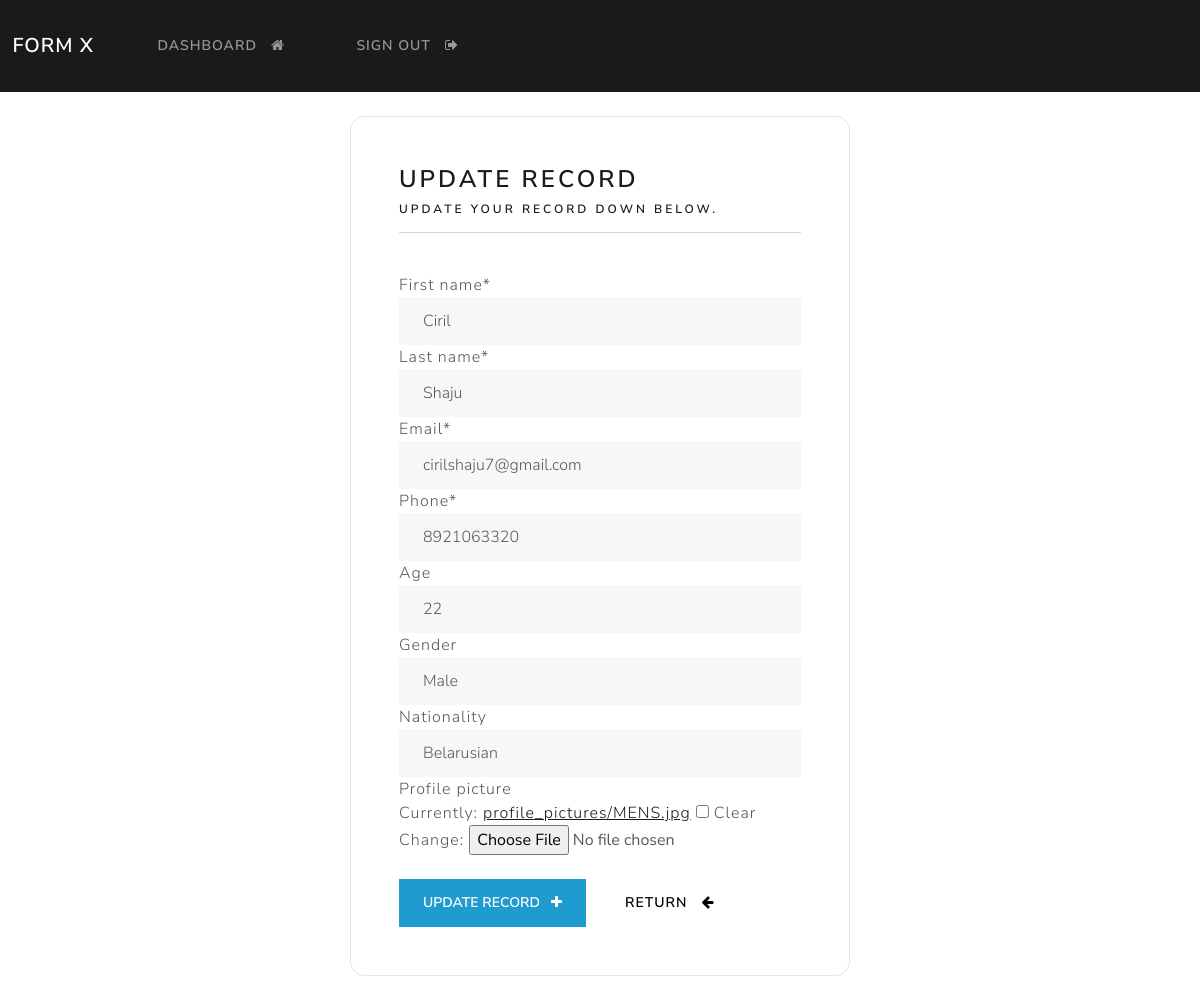
The app's page /update-record/1 (signed in) with its own data.
### webapp/models.py (models this page shows, shortened)
class Record(models.Model):
    creation_date = models.DateTimeField(auto_now_add=True)
    first_name = models.CharField(max_length=100)
    last_name = models.CharField(max_length=100)
    email = models.CharField(max_length=255)
    phone = models.CharField(max_length=20)
    age = models.IntegerField(blank=True,null=True)
    gender = models.CharField(max_length=10, choices=[('male', 'Male'), ('female', 'Female'), ('other', 'Other')], blank=True, null=True)
    NATIONALITIES = [
    ('Afghan', 'Afghan'),
    ('Albanian', 'Albanian'),
    ('Algerian', 'Algerian'),
    ('American', 'American'),
    ('Andorran', 'Andorran'),
    ('Angolan', 'Angolan'),
    ('Antiguan and Barbudan', 'Antiguan and Barbudan'),
    ('Argentine', 'Argentine'),
    ('Armenian', 'Armenian'),
    ('Aruban', 'Aruban'),
    ('Australian', 'Australian'),
    ('Austrian', 'Austrian'),
    ('Azerbaijani', 'Azerbaijani'),
    ('Bahamian', 'Bahamian'),
    ('Bahraini', 'Bahraini'),
    ('Bangladeshi', 'Bangladeshi'),
    ('Barbadian', 'Barbadian'),
    ('Basque', 'Basque'),
    ('Belarusian', 'Belarusian'),
    ('Belgian', 'Belgian'),
    ('Belizean', 'Belizean'),
    ('Beninese', 'Beninese'),
    ('Bermudian', 'Bermudian'),
    ('Bhutanese', 'Bhutanese'),
    ('Bolivian', 'Bolivian'),
    ('Bosniak', 'Bosniak'),
    ('Bosnian and Herzegovinian', 'Bosnian and Herzegovinian'),
    ('Botswana', 'Botswana'),
    ('Brazilian', 'Brazilian'),
    ('Breton', 'Breton'),
    ('British', 'British'),
    ('British Virgin Islander', 'British Virgin Islander'),
    ('Bruneian', 'Bruneian'),
    ('Bulgarian', 'Bulgarian'),
    ('Macedonian Bulgarian', 'Macedonian Bulgarian'),
    ('Burkinabé', 'Burkinabé'),
    ('Burmese', 'Burmese'),
    ('Burundian', 'Burundian'),
    ('Cambodian', 'Cambodian'),
    ('Cameroonian', 'Cameroonian'),
    ('Canadian', 'Canadian'),
    ('Catalan', 'Catalan'),
    ('Cape Verdean', 'Cape Verdean'),
    ('Caymanian', 'Caymanian'),
    ('Chaldean', 'Chaldean'),
    ('Chadian', 'Chadian'),
    ('Chilean', 'Chilean'),
    ('Chinese', 'Chinese'),
    ('Colombian', 'Colombian'),
    ('Comorian', 'Comorian'),
    ('Congolese (DRC)', 'Congolese (DRC)'),
    ('Congolese (RotC)', 'Congolese (RotC)'),
    ('Costa Rican', 'Costa Rican'),
    ('Croat', 'Croat'),
    ('Cuban', 'Cuban'),
    ('Cypriot', 'Cypriot'),
    ('Czech', 'Czech'),
    ('Danish', 'Danish'),
    ('Greenlander', 'Greenlander'),
    ('Djiboutian', 'Djiboutian'),
    ('Dominican (Commonwealth)', 'Dominican (Commonwealth)'),
    ('Dominican (Republic)', 'Dominican (Republic)'),
    ('Dutch', 'Dutch'),
    ('East Timorese', 'East Timorese'),
    ('Ecuadorian', 'Ecuadorian'),
    ('Egyptian', 'Egyptian'),
    ('Emirati', 'Emirati'),
    ('English', 'English'),
    ('Equatoguinean', 'Equatoguinean'),
    ('Eritrean', 'Eritrean'),
    ('Estonian', 'Estonian'),
    ('Ethiopian', 'Ethiopian'),
    ('Falkland Islander', 'Falkland Islander'),
    ('Faroese', 'Faroese'),
    ('Fijian', 'Fijian'),
    ('Finn', 'Finn'),
    ('Finnish Swedish', 'Finnish Swedish'),
    ('Filipino', 'Filipino'),
    ('French citizen', 'French citizen'),
    ('Gabonese', 'Gabonese'),
    ('Gambian', 'Gambian'),
    ('Georgian', 'Georgian'),
    ('German', 'German'),
    ('Baltic German', 'Baltic German'),
    ('Ghanaian', 'Ghanaian'),
    ('Gibraltarian', 'Gibraltarian'),
    ('Greek', 'Greek'),
    ('Greek Macedonian', 'Greek Macedonian'),
    ('Grenadian', 'Grenadian'),
    ('Guatemalan', 'Guatemalan'),
    ('Guianese (French)', 'Guianese (French)'),
    ('Guinean', 'Guinean'),
    ('Guinea-Bissau national', 'Guinea-Bissau national'),
    ('Guyanese', 'Guyanese'),
    ('Haitian', 'Haitian'),
    ('Honduran', 'Honduran'),
    ('Hong Konger', 'Hong Konger'),
    ('Hungarian', 'Hungarian'),
    ('Icelander', 'Icelander'),
    ('I-Kiribati', 'I-Kiribati'),
    ('Indian', 'Indian'),
    ('Indonesian', 'Indonesian'),
    ('Iranian', 'Iranian'),
    ('Iraqi', 'Iraqi'),
    ('Irish', 'Irish'),
    ('Israeli', 'Israeli'),
    ('Italian', 'Italian'),
    ('Ivorian', 'Ivorian'),
    ('Jamaican', 'Jamaican'),
    ('Japanese', 'Japanese'),
    ('Jordanian', 'Jordanian'),
    ('Kazakh', 'Kazakh'),
    ('Kenyan', 'Kenyan'),
    ('Kosovar', 'Kosovar'),
    ('Kuwaiti', 'Kuwaiti'),
    ('Kyrgyz', 'Kyrgyz'),
    ('Lao', 'Lao'),
    ('Latvian', 'Latvian'),
    ('Lebanese', 'Lebanese'),
    ('Liberian', 'Liberian'),
    ('Libyan', 'Libyan'),
    ('Liechtensteiner', 'Liechtensteiner'),
    ('Lithuanian', 'Lithuanian'),
    ('Luxembourger', 'Luxembourger'),
    ('Macao', 'Macao'),
    ('Macedonian', 'Macedonian'),
    ('Malagasy', 'Malagasy'),
    ('Malawian', 'Malawian'),
    ('Malaysian', 'Malaysian'),
    ('Maldivian', 'Maldivian'),
    ('Malian', 'Malian'),
    ('Maltese', 'Maltese'),
    ('Manx', 'Manx'),
    ('Marshallese', 'Marshallese'),
    ('Mauritanian', 'Mauritanian'),
    ('Mauritian', 'Mauritian'),
    ('Mexican', 'Mexican'),
    ('Micronesian', 'Micronesian'),
    ('Moldovan', 'Moldovan'),
    ('Monégasque', 'Monégasque'),
    ('Mongolian', 'Mongolian'),
    ('Montenegrin', 'Montenegrin'),
    ('Moroccan', 'Moroccan'),
    ('Mozambican', 'Mozambican'),
    ('Namibian', 'Namibian'),
    ('Nauruan', 'Nauruan'),
    ('Nepalese', 'Nepalese'),
    ('New Zealander', 'New Zealander'),
    ('Nicaraguan', 'Nicaraguan'),
    ('Nigerien', 'Nigerien'),
    ('Nigerian', 'Nigerian'),
    ('Norwegian', 'Norwegian'),
    ('Omani', 'Omani'),
    ('Pakistani', 'Pakistani'),
    ('Palauan', 'Palauan'),
    ('Palestinian', 'Palestinian'),
    ('Panamanian', 'Panamanian'),
    ('Papua New Guinean', 'Papua New Guinean'),
    ('Paraguayan', 'Paraguayan'),
    ('Peruvian', 'Peruvian'),
    ('Pole', 'Pole'),
    ('Portuguese', 'Portuguese'),
    ('Puerto Rican', 'Puerto Rican'),
    ('Qatari', 'Qatari'),
    ('Quebecer', 'Quebecer'),
    ('Réunionnai', 'Réunionnai'),
    ('Romanian', 'Romanian'),
    ('Russian', 'Russian'),
    ('Baltic Russian', 'Baltic Russian'),
    ('Rwandan', 'Rwandan'),
    ('Saint Kitt and Nevi', 'Saint Kitt and Nevi'),
    ('Saint Lucian', 'Saint Lucian'),
    ('Salvadoran', 'Salvadoran'),
    ('Sammarinese', 'Sammarinese'),
    ('Samoan', 'Samoan'),
    ('São Tomé and Príncipe', 'São Tomé and Príncipe'),
    ('Saudi', 'Saudi'),
    ('Scot', 'Scot'),
    ('Senegalese', 'Senegalese'),
    ('Serb', 'Serb'),
    ('Seychelloi', 'Seychelloi'),
    ('Sierra Leonean', 'Sierra Leonean'),
    ('Singaporean', 'Singaporean'),
    ('Slovak', 'Slovak'),
    ('Slovene', 'Slovene'),
    ('Solomon Islander', 'Solomon Islander'),
    ('Somali', 'Somali'),
    ('Somalilander', 'Somalilander'),
    ('Sotho', 'Sotho'),
    ('South African', 'South African'),
    ('Spaniard', 'Spaniard'),
    ('Sri Lankan', 'Sri Lankan'),
    ('Sudanese', 'Sudanese'),
    ('Surinamese', 'Surinamese'),
    ('Swazi', 'Swazi'),
    ('Swede', 'Swede'),
    ('Swiss', 'Swiss'),
    ('Syriac', 'Syriac'),
    ('Syrian', 'Syrian'),
    ('Taiwanese', 'Taiwanese'),
    ('Tamil', 'Tamil'),
    ('Tajik', 'Tajik'),
    ('Tanzanian', 'Tanzanian'),
    ('Thai', 'Thai'),
    ('Tibetan', 'Tibetan'),
    ('Tobagonian', 'Tobagonian'),
    ('Togolese', 'Togolese'),
    ('Tongan', 'Tongan'),
    ('Trinidadian', 'Trinidadian'),
    ('Tunisian', 'Tunisian'),
    ('Turk', 'Turk'),
    ('Tuvaluan', 'Tuvaluan'),
    ('Ugandan', 'Ugandan'),
    ('Ukrainian', 'Ukrainian'),
    ('Uruguayan', 'Uruguayan'),
    ('Uzbek', 'Uzbek'),
    ('Vanuatuan', 'Vanuatuan'),
    ('Venezuelan', 'Venezuelan'),
    ('Vietnamese', 'Vietnamese'),
    ('Vincentian', 'Vincentian'),
    ('Welsh', 'Welsh'),
    ('Yemeni', 'Yemeni'),
    ('Zambian', 'Zambian'),
    ('Zimbabwean', 'Zimbabwean'),]
    nationality = models.CharField(max_length=125, choices=NATIONALITIES, blank=True, null=True)
    profile_picture = models.ImageField(upload_to='profile_pictures/', blank=True, null=True)

### webapp/views.py (the view)
# urls.py: path('update-record/<int:pk>', views.update_record, name='update-record'),
@login_required(login_url='my-login')
def update_record(request, pk):
    record = Record.objects.get(id=pk)
    form = UpdateRecordForm(instance=record)
    if request.method == 'POST':
        form = UpdateRecordForm(request.POST, instance=record)
        if form.is_valid():
            form.save()
            messages.success(request, "Your record was updated!")
            return redirect("dashboard")
    context = {'form':form}
    return render(request, 'webapp/update-record.html', context=context)

### webapp/forms.py
class UpdateRecordForm(forms.ModelForm):
    class Meta:
        model = Record
        fields = ['first_name', 'last_name', 'email', 'phone', 'age', 'gender', 'nationality', 'profile_picture']

### webapp/templates/webapp/update-record.html (shortened to what this page needs)
{% extends 'webapp/base.html' %}
{% load crispy_forms_tags %}
{% block content %}
<body>
    <div class="container bg-light shadow-md p-5 form-layout">
        <h3> Update record </h3>
        <h6> Update your record down below. </h6>
        <hr>
        <br>
        <form method="POST" autocomplete="off">
            {{form|crispy}}
            <br>
            <button type="submit" class="btn btn-info">
                Update record &nbsp; <i class="fa fa-plus" aria-hidden="true"></i>
            </button>
            <a href="{% url 'dashboard' %}" class="btn btn-secondary">
                Return &nbsp; <i class="fa fa-arrow-left" aria-hidden="true"></i>
            </a>
        </form>
    </div>
    <br>
</body>
{% endblock %}

### static/css/styles.css (style rules this page uses)
.form-layout { border-radius: 15px; width: 500px; }

### records on screen
Record: first_name "Ciril", last_name "Shaju", email "cirilshaju7@gmail.com", phone "8921063320", age "22", gender "Male", nationality "Belarusian"
